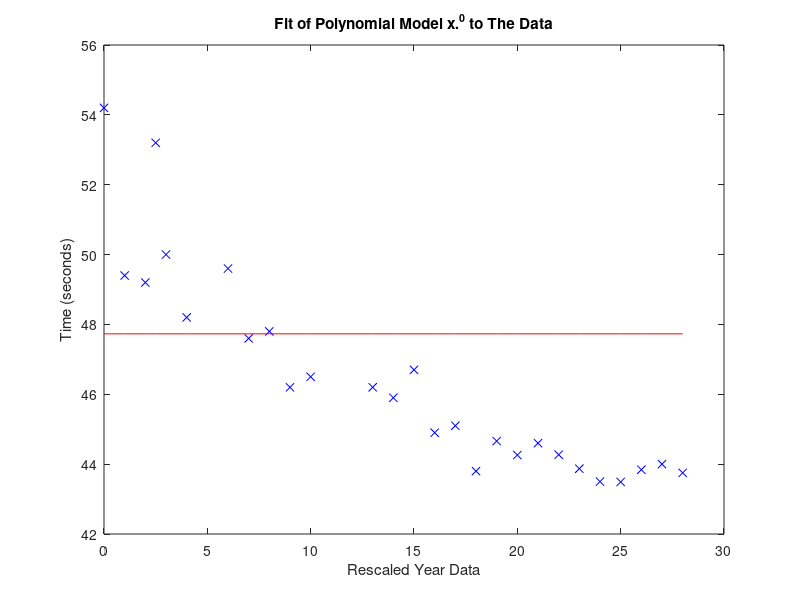
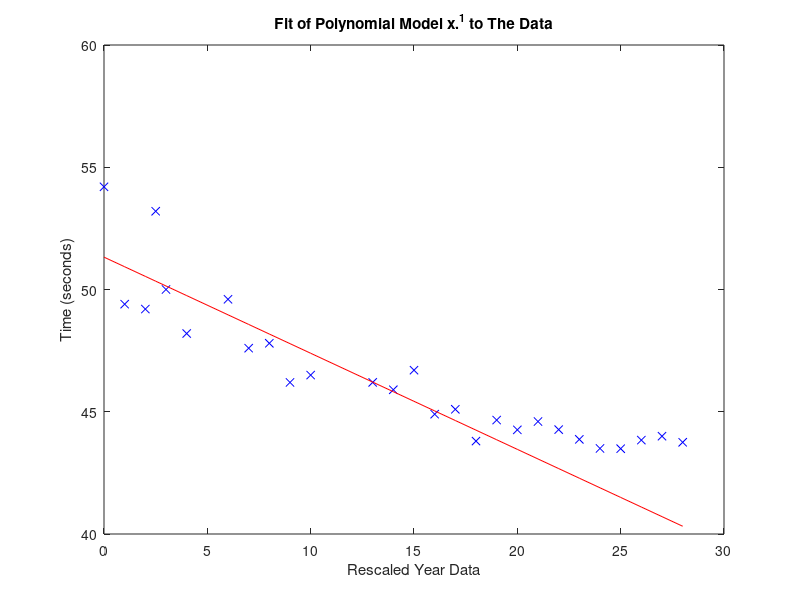
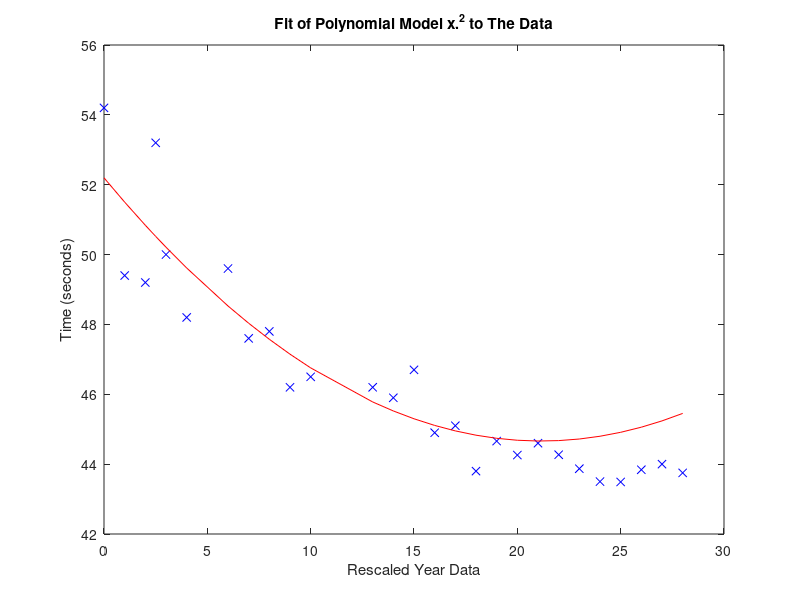
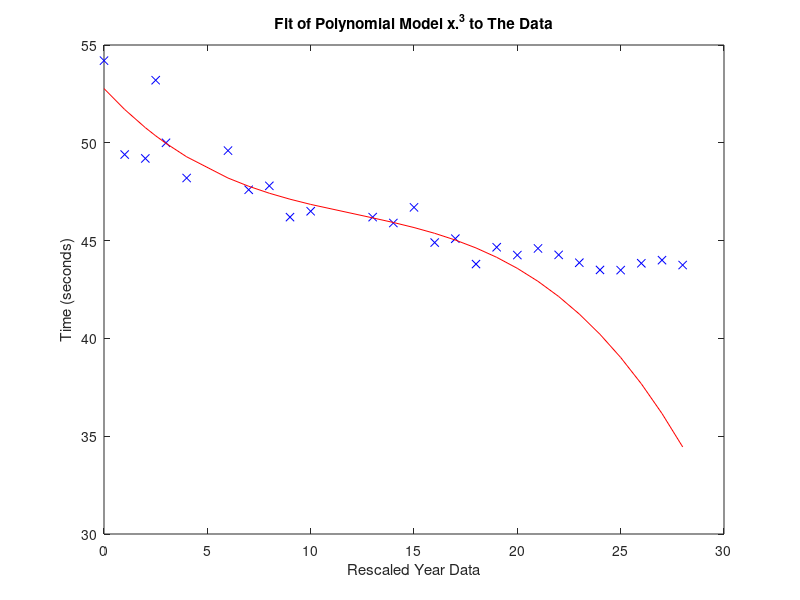

These figures' MATLAB source, in order:
%% CTB1_400metree
% Fit of 1st, 2nd, 3rd, and 4th order polynomial to
% the 400 metre sprint data
% We will use 10-fold cross-validation to choose the 'best'
% polynomial order which has lowers error
clear all;close all;
load olympics.mat
%% Preamble and rescaling data
x = male400(:,1);
x = [x - x(1)];
x = [x]./x(2);
t= male400(:,2); %target labels
%% Folding details
totalFolds = 10; % total number of folds
Npartition = length(x(:,1)); % we find the length of the first column in matrix x
partition = repmat(floor(Npartition/totalFolds),1,totalFolds); % we determine the size of the partition (2.7 in this case) and take the floor
partition(end) = Npartition - (totalFolds-1)*partition(1,1);
pcum = [0 cumsum(partition)];
%% Polynomial Order of n
% Change value of 'order' to choose polynomial order n
order = 4; % order of polynomial
X = [];
orderFoldMat = [];
orderTrainMat = [];

 for k = 0:order % we loop to compute CV loss and Train loss for each order of the polynomial
    X = [X x.^k]; % we add a column to matrix for every order n where the new column is x^k
    for fold = 1:totalFolds % we loop again to change the partition being tested and trained
        Xfold = X(pcum(fold)+1 : pcum(fold+1),:); % we slice X to get the rows for the CV (test) partition (1)
        Xtrain1 = X(1 : pcum(fold),:); % we slice X to get the training partition before the CV partition (2)
        Xtrain2 = X(pcum(fold+1)+1 : end,:); % we slice X to get the training partition afer the CV partition (3)
        Xtrain = [Xtrain1; Xtrain2]; % we join the training paritions into one matrix (4)

        tfold = t(pcum(fold)+1 : pcum(fold+1),:); % we partition the labels the same as (1) to validate the results
        ttrain1 = t(1 : pcum(fold),:); % we partition the labels the same as (2) to train the model
        ttrain2 = t(pcum(fold+1)+1 : end,:); % we partition the labels the same as (3) train the model
        ttrain = [ttrain1; ttrain2]; % we join the label training data into one matrix similar to (4)


        % we learn the model parameters from the training data and label(5)
        w = inv(Xtrain'*Xtrain)*Xtrain'*ttrain; 
        % we find the predicted results using the params in (5) and (1)
        mpred_fold = Xfold*w;
        % we see how well the model reflects the observed (training) data
        mpred_observed = Xtrain*w;
        % we compare the CV labels to the predicted results
        compare = [tfold mpred_fold tfold-mpred_fold];

        % we store the mean of the squared difference of CV labels and
        % predicted results to be plotted later
        foldLoss(fold,k+1)  = mean((mpred_fold - tfold).^2);

        trainLoss(fold,k+1) = mean((mpred_observed - ttrain).^2);
    end
    orderFoldMat = [orderFoldMat mean(foldLoss(:,k+1))];
    orderTrainMat = [orderTrainMat mean(trainLoss(:,k+1))];
    
    % plots and saves to file
    plot(x,t,'bx');
    plotTitle = strcat('Fit of Polynomial Model x.^',int2str(k),' to The Data'); 
    title(plotTitle);
    xlabel('Rescaled Year Data');
    ylabel('Time (seconds)');
    hold on;
    plot(x,w'*X','r');
    filename = strcat('model',int2str(k),'.png'); 
    saveas(gcf,filename);
    clf;
 end
%% Plot the results
% reference: A first course in machine learning chapter one code
figure(1);
subplot(121)
plot(0:order,orderFoldMat,'linewidth',2); % order vs mean of foldloss(vector)(column = order number?)
xlabel('Model Order');
ylabel('Loss');
title('CV Loss');
subplot(122)
plot(0:order,orderTrainMat,'linewidth',2)
xlabel('Model Order');
ylabel('Loss');
title('Train Loss');
filename = strcat('CVLossANDTrainLoss',int2str(order),'.png'); 
saveas(gcf,filename);
